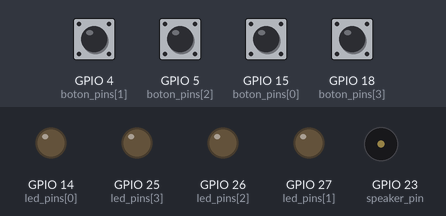
Simulated run of this program. Board: ESP32 board running MicroPython. Parts: output pins drawn as LEDs (lit = HIGH), buzzer (waves = sounding). Dashed ring = blinking. The inputs (shaded band) are chosen by the test bench; at power-on: GPIO 4 (boton_pins[1]), GPIO 5 (boton_pins[2]), GPIO 15 (boton_pins[0]), GPIO 18 (boton_pins[3]) HIGH.

Above: at 1.2 s.
1.3 s: GPIO 4 (boton_pins[1]) pulled LOW for 1 s
At 1.7 s:
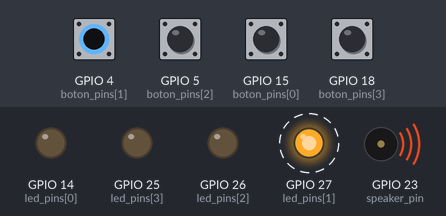
3.8 s: GPIO 5 (boton_pins[2]) pulled LOW for 0.15 s
At 4.2 s:
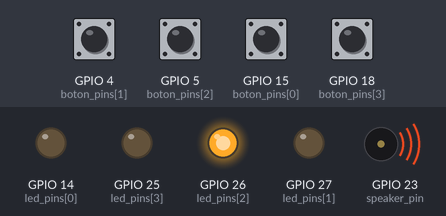
5.8 s: GPIO 15 (boton_pins[0]) pulled LOW for 0.15 s
At 6.2 s:
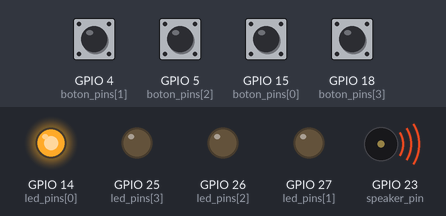
7.8 s: GPIO 18 (boton_pins[3]) pulled LOW for 0.15 s
At 8.2 s:
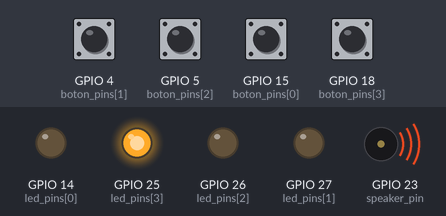
Timing chart, 0 to 10.8 s (numbered marks = the images above; inputs shaded):
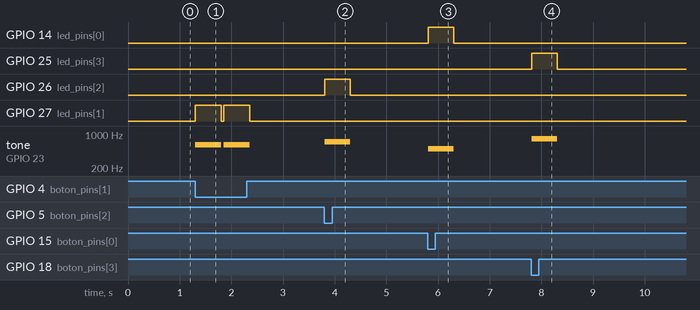

Measured:
- after the input at 1.3 s, GPIO 27 (led_pins[1]): alternates HIGH for 0.50 s and LOW for 0.05 s, 4 changes in all, then stays LOW, starting at once; tone on GPIO 23 (speaker_pin): alternates 600 Hz for 0.50 s and silent for 0.05 s, 4 changes in all, then stays silent, starting at once
- after the input at 3.8 s, GPIO 26 (led_pins[2]): LOW → HIGH at once, → LOW 0.50 s later; tone on GPIO 23 (speaker_pin): silent → 700 Hz at once, → silent 0.50 s later
- after the input at 5.8 s, GPIO 14 (led_pins[0]): LOW → HIGH at once, → LOW 0.50 s later; tone on GPIO 23 (speaker_pin): silent → 500 Hz at once, → silent 0.50 s later
- after the input at 7.8 s, GPIO 25 (led_pins[3]): LOW → HIGH at once, → LOW 0.50 s later; tone on GPIO 23 (speaker_pin): silent → 800 Hz at once, → silent 0.50 s later

The program:

ejemplo01_leds_botones.py
```python
##########################################
#             Importaciones              #
##########################################

from machine import Pin, PWM
from time import sleep_ms

##########################################
#          Definicion de pines           #
##########################################

# Defino pines de los LEDs y botones
led_pins = [
    Pin(14, Pin.OUT),
    Pin(27, Pin.OUT),
    Pin(26, Pin.OUT),
    Pin(25, Pin.OUT)
    ]
boton_pins = [
    Pin(15, Pin.IN, Pin.PULL_UP),
    Pin(4, Pin.IN, Pin.PULL_UP),
    Pin(5, Pin.IN, Pin.PULL_UP),
    Pin(18, Pin.IN, Pin.PULL_UP)
    ]

# Pin del speaker (PWM)
speaker_pin = PWM(Pin(23))

# Silencio el speaker
speaker_pin.duty(0)

##########################################
#        Definicion de funciones         #
##########################################

# Función para reproducir un tono
def tono(frecuencia, duracion_ms):
  if frecuencia > 0:
      speaker_pin.freq(frecuencia)
      speaker_pin.duty(500)  # 50% de ciclo de trabajo
      sleep_ms(duracion_ms)
      speaker_pin.duty(0)  # Apagar sonido
  else:
      sleep_ms(duracion_ms)

##########################################
#    Comienzo del programa principal     #
##########################################

while True:
    # Comprobar si se ha presionado algún botón
    if not boton_pins[0].value():  # Si se presiona el botón rojo
        led_pins[0].on()
        tono(500,500)
        led_pins[0].off()
    if not boton_pins[1].value():  # Si se presiona el botón amarillo
        led_pins[1].on()
        tono(600,500)
        led_pins[1].off()
    if not boton_pins[2].value():  # Si se presiona el botón verde
        led_pins[2].on()
        tono(700,500)
        led_pins[2].off()
    if not boton_pins[3].value():  # Si se presiona el botón azul
        led_pins[3].on()
        tono(800,500)
        led_pins[3].off()
    sleep_ms(50)
```
